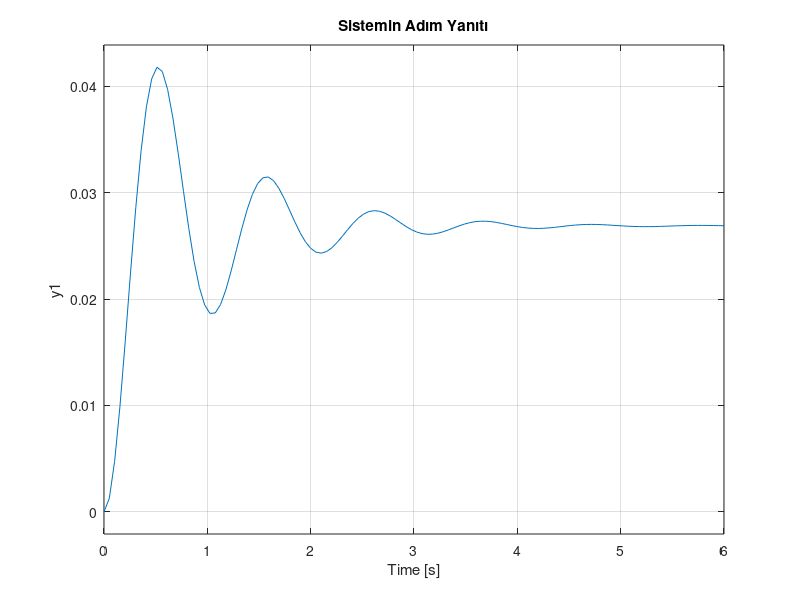

Source code (MATLAB): (Note: this script raises an error after producing the figure.)
% Sistem Parametreleri
m = 1;  % Kütle (kg)
k = 37.20;  % Yay sabiti (N/m)
c = 2.24;  % Sönüm katsayısı (Ns/m)

% Sistemin Transfer Fonksiyonu
numerator = 1;
denominator = [m, c, k];
sys_tf = tf(numerator, denominator);

% Adım Yanıtı ve Performans Metriği Hesaplama
figure;
step(sys_tf);
title('Sistemin Adım Yanıtı');
grid on;

% Performans Metriği Hesaplama
info = stepinfo(sys_tf);

% Performans Metriği Değerleri
settling_time = info.SettlingTime;
overshoot = info.Overshoot;
peak_time = info.PeakTime;
steady_state_value = info.SettlingMin;  % Yerleşme değerini kabul ederek

% Hesaplanan Değerlerin Gösterimi
disp('Yerleşme Süresi: '), disp(settling_time);
disp('Aşma: '), disp(overshoot);
disp('Tepe Zamanı: '), disp(peak_time);
disp('Durulma Değeri: '), disp(steady_state_value);

%%%%%%%%%%%%%%%%%%%%%%%%%%%%%%%%%%%%%%%%%%%%%%%%%%%%%%%%%%%%%%%%%%%%%%%%%%%%%%%%%%%%%%% 

% MATLAB Code for System Characterization and PID Controller Design

% Given Parameters
m = 1;  % Mass (kg)
k = 37.20;  % Spring constant (N/m)
c = 2.24;  % Damping coefficient (Ns/m)

% Transfer Function of the System
numerator = 1;
denominator = [m, c, k];
sys_tf = tf(numerator, denominator);

% Plot Step Response
figure;
step(sys_tf);
title('Step Response of the System');
grid on;

% Calculate Performance Metrics
info = stepinfo(sys_tf);

% Display Performance Metrics
disp('Settling Time: '), disp(info.SettlingTime);
disp('Overshoot: '), disp(info.Overshoot);
disp('Peak Time: '), disp(info.PeakTime);
disp('Steady State Value: '), disp(info.SettlingMin);  % Assuming settling value

% PID Controller Design
Kp = 350;  % Proportional Gain
Ki = 300;  % Integral Gain
Kd = 50;   % Derivative Gain

% PID Controller
pid_controller = pid(Kp, Ki, Kd);

% Closed-Loop System with PID Controller
sys_cl = feedback(pid_controller * sys_tf, 1);

% Plot Step Response of Closed-Loop System
figure;
step(sys_cl);
title('Step Response of the Closed-Loop System with PID Controller');
grid on;

% Calculate Performance Metrics for Closed-Loop System
info_cl = stepinfo(sys_cl);

% Display Performance Metrics for Closed-Loop System
disp('Closed-Loop Settling Time: '), disp(info_cl.SettlingTime);
disp('Closed-Loop Overshoot: '), disp(info_cl.Overshoot);
disp('Closed-Loop Peak Time: '), disp(info_cl.PeakTime);
disp('Closed-Loop Steady State Value: '), disp(info_cl.SettlingMin);  % Assuming settling value

%%%%%%%%%%%%%%%%%%%%%%%%%%%%%%%%%%%%%%%%%%%%%%%%%%%%%%%%%%%%%%%%%%%%%%%%%%%%%%%%%%%%%%%%%%%%%%%%%%%%%%%%%

% MATLAB Code for Frequency-Based Analysis

% Open-Loop System Bode Plot
figure;
bode(sys_tf);
title('Bode Plot of the Open-Loop System');
grid on;

% Finding the Cutoff Frequency for Open-Loop System
[mag, phase, w] = bode(sys_tf);
mag_db = 20*log10(squeeze(mag));
cutoff_freq_open = w(find(mag_db <= -3, 1));  % -3 dB cutoff frequency

% Closed-Loop System Bode Plot
figure;
bode(sys_cl);
title('Bode Plot of the Closed-Loop System with PID Controller');
grid on;

% Finding the Cutoff Frequency for Closed-Loop System
[mag_cl, phase_cl, w_cl] = bode(sys_cl);
mag_cl_db = 20*log10(squeeze(mag_cl));
cutoff_freq_closed = w_cl(find(mag_cl_db <= -3, 1));  % -3 dB cutoff frequency

% Gain Margin (GM) and Phase Margin (PM) for Closed-Loop System
[GM, PM, Wcg, Wcp] = margin(sys_cl);

% Display Cutoff Frequencies and Margins
disp('Cutoff Frequency (Open-Loop): '), disp(cutoff_freq_open);
disp('Cutoff Frequency (Closed-Loop): '), disp(cutoff_freq_closed);
disp('Gain Margin (GM): '), disp(GM);
disp('Phase Margin (PM): '), disp(PM);

% Sinusoidal Input Response Comparison
t = 0:0.01:10;
input_signal_1hz = 5 + sin(2*pi*1*t);
input_signal_cutoff = 5 + sin(2*pi*cutoff_freq_closed*t);

% Open-Loop Response to 1 Hz Sinusoidal Input
output_open_1hz = lsim(sys_tf, input_signal_1hz, t);

% Open-Loop Response to Cutoff Frequency Sinusoidal Input
output_open_cutoff = lsim(sys_tf, input_signal_cutoff, t);

% Closed-Loop Response to 1 Hz Sinusoidal Input
output_closed_1hz = lsim(sys_cl, input_signal_1hz, t);

% Closed-Loop Response to Cutoff Frequency Sinusoidal Input
output_closed_cutoff = lsim(sys_cl, input_signal_cutoff, t);

% Plotting Sinusoidal Responses
figure;
subplot(2,1,1);
plot(t, input_signal_1hz, 'b', t, output_open_1hz, 'r', t, output_closed_1hz, 'g');
legend('Input Signal (1 Hz)', 'Open-Loop Response', 'Closed-Loop Response');
title('System Response to 1 Hz Sinusoidal Input');
xlabel('Time (s)');
ylabel('Amplitude');
grid on;

subplot(2,1,2);
plot(t, input_signal_cutoff, 'b', t, output_open_cutoff, 'r', t, output_closed_cutoff, 'g');
legend('Input Signal (Cutoff Frequency)', 'Open-Loop Response', 'Closed-Loop Response');
title('System Response to Cutoff Frequency Sinusoidal Input');
xlabel('Time (s)');
ylabel('Amplitude');
grid on;

